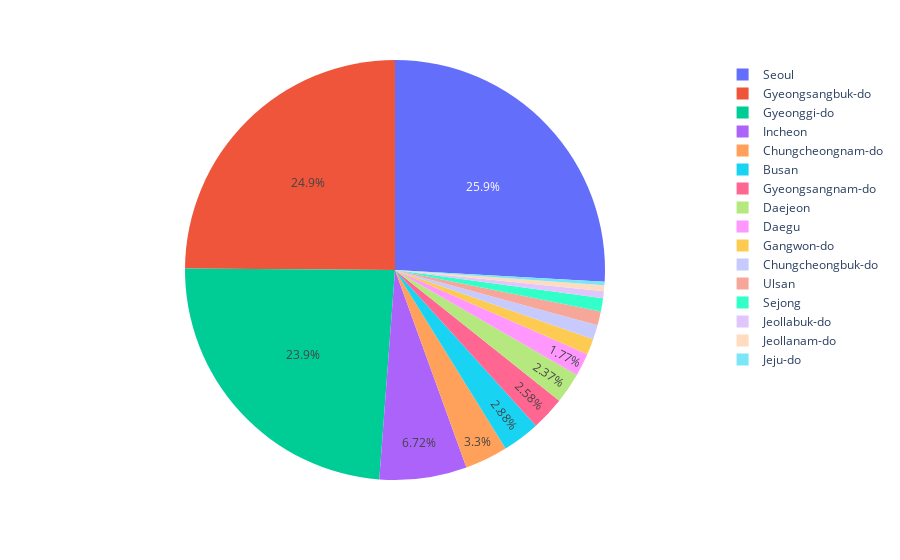

The notebook cell this image was saved under:
### Code cell
fig = px.pie(province_count, values='counts', names='province')
fig.update_traces(textposition='inside')
fig.update_layout(uniformtext_minsize=12, uniformtext_mode='hide')
fig.show()

### Figure 1 — Plotly figure (JSON) as saved in the notebook; plotly's stock layout.template omitted (floating-point values rounded to 4 significant figures)
{"data": [{"domain": {"x": [0.0, 1.0], "y": [0.0, 1.0]}, "hovertemplate": "province=%{label}<br>counts=%{value}<extra></extra>", "labels": ["Seoul", "Gyeongsangbuk-do", "Gyeonggi-do", "Incheon", "Chungcheongnam-do", "Busan", "Gyeongsangnam-do", "Daejeon", "Daegu", "Gangwon-do", "Chungcheongbuk-do", "Ulsan", "Sejong", "Jeollabuk-do", "Jeollanam-do", "Jeju-do"], "legendgroup": "", "name": "", "showlegend": true, "textposition": "inside", "type": "pie", "values": [1302, 1252, 1203, 338, 166, 145, 130, 119, 89, 61, 56, 54, 51, 27, 23, 14]}], "layout": {"legend": {"tracegroupgap": 0}, "margin": {"t": 60}, "uniformtext": {"minsize": 12, "mode": "hide"}}}
